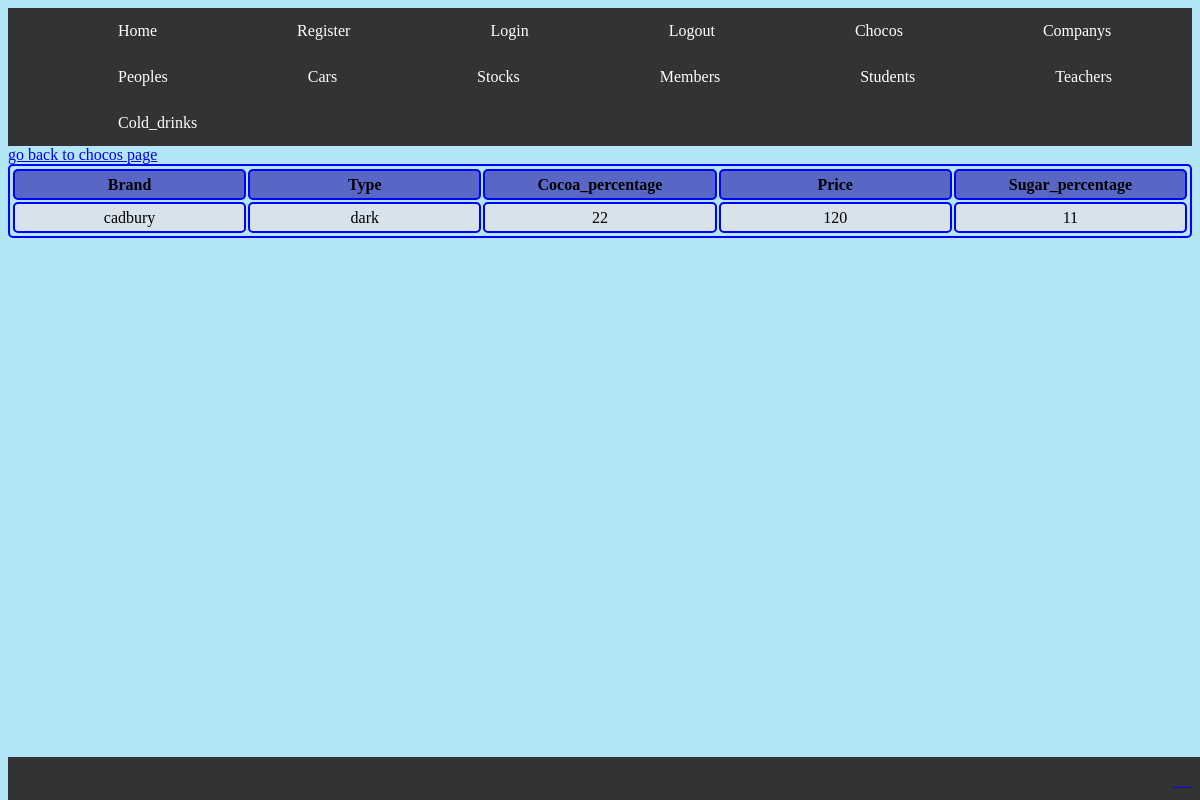
The app's page /user/get-choco/1 with its own data.
### playground/models.py (models this page shows)
class Chocos(models.Model):
    brand = models.CharField(max_length=255, default="none")
    type = models.CharField(max_length=255, default="none")
    cocoa_percentage = models.IntegerField(max_length=255, default="none")
    price = models.IntegerField(max_length=255, default="none")
    sugar_percentage = models.IntegerField(max_length=255, default="none")

### playground/views.py (the view)
# urls.py: path("get-choco/<int:id>", views.get_choco, name="ch_name"),
def get_choco(request, id):
    ch_one = Chocos.objects.get(id=id)
    print(ch_one)
    return render(request, "c_detail.html", {"choco": ch_one})

### playground/templates/c_detail.html (shortened to what this page needs)
{% load static %}
<!DOCTYPE html>
<html>
<head>
</head>
<link rel="stylesheet" href={% static 'templates.css' %}>
{% include 'header.html' %}
<body>
    <table style="width:100%">
        <thead>
            <tr>
                <th>Brand</th>
                <th>Type</th>
                <th>Cocoa_percentage</th>
                <th>Price</th>
                <th>Sugar_percentage</th>
            </tr>
        </thead>
        <tbody>
            <td>
                {{ choco.brand }}
            </td>
            <td>
                {{ choco.type }}
            </td>
            <td>
                {{ choco.cocoa_percentage }}
            </td>
            <td>
                {{ choco.price }}
            </td>
              <td>
                {{ choco.sugar_percentage}}
            </td>
        </tbody>
        <a href="{% url 'chocos' %}">go back to chocos page</a>
    {% include 'footer.html' %}
</body>
</html>

### playground/static/templates.css (style rules this page uses)
th, td { background-color: rgb(216, 226, 235); padding-top: 20px; padding-bottom: 20px; padding-left: 30px; padding-right: 40px; }
th { background-color: rgb(88, 103, 197); }
body { background-color: rgb(178, 229, 246); }
table, th, td { border-radius: 5px; border: 2px solid blue; padding: 1px; width: 200px; height: 25px; text-align: center; }

### records on screen
Chocos: brand "cadbury", type "dark", cocoa_percentage "22", price "120", sugar_percentage "11"
